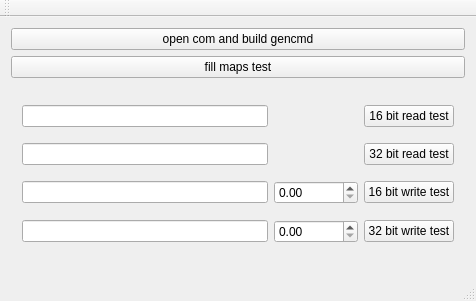
<?xml version="1.0" encoding="UTF-8"?>
<ui version="4.0">
 <class>CmdMainWindow</class>
 <widget class="QMainWindow" name="CmdMainWindow">
  <property name="geometry">
   <rect>
    <x>0</x>
    <y>0</y>
    <width>476</width>
    <height>301</height>
   </rect>
  </property>
  <property name="windowTitle">
   <string>CmdMainWindow</string>
  </property>
  <widget class="QWidget" name="centralWidget">
   <layout class="QVBoxLayout" name="verticalLayout">
    <item>
     <widget class="QPushButton" name="pushButton_open">
      <property name="text">
       <string>open com and build gencmd</string>
      </property>
     </widget>
    </item>
    <item>
     <widget class="QPushButton" name="pushButton_fillmaps">
      <property name="text">
       <string>fill maps test</string>
      </property>
     </widget>
    </item>
    <item>
     <widget class="QWidget" name="widget" native="true">
      <layout class="QGridLayout" name="gridLayout">
       <item row="0" column="2">
        <widget class="QPushButton" name="pushButton_16Read">
         <property name="text">
          <string>16 bit read test</string>
         </property>
        </widget>
       </item>
       <item row="2" column="2">
        <widget class="QPushButton" name="pushButton_16Write">
         <property name="text">
          <string>16 bit write test</string>
         </property>
        </widget>
       </item>
       <item row="0" column="0">
        <widget class="QLineEdit" name="lineEdit_16r"/>
       </item>
       <item row="2" column="0">
        <widget class="QLineEdit" name="lineEdit_16w"/>
       </item>
       <item row="3" column="0">
        <widget class="QLineEdit" name="lineEdit_32w"/>
       </item>
       <item row="1" column="0">
        <widget class="QLineEdit" name="lineEdit_32r"/>
       </item>
       <item row="1" column="2">
        <widget class="QPushButton" name="pushButton_32Read">
         <property name="text">
          <string>32 bit read test</string>
         </property>
        </widget>
       </item>
       <item row="3" column="2">
        <widget class="QPushButton" name="pushButton_32Write">
         <property name="text">
          <string>32 bit write test</string>
         </property>
        </widget>
       </item>
       <item row="2" column="1">
        <widget class="QDoubleSpinBox" name="doubleSpinBox_16w">
         <property name="maximum">
          <double>4294967296.000000000000000</double>
         </property>
        </widget>
       </item>
       <item row="3" column="1">
        <widget class="QDoubleSpinBox" name="doubleSpinBox_32w">
         <property name="maximum">
          <double>4294967296.000000000000000</double>
         </property>
        </widget>
       </item>
      </layout>
     </widget>
    </item>
   </layout>
  </widget>
  <widget class="QMenuBar" name="menuBar">
   <property name="geometry">
    <rect>
     <x>0</x>
     <y>0</y>
     <width>476</width>
     <height>23</height>
    </rect>
   </property>
  </widget>
  <widget class="QToolBar" name="mainToolBar">
   <attribute name="toolBarArea">
    <enum>TopToolBarArea</enum>
   </attribute>
   <attribute name="toolBarBreak">
    <bool>false</bool>
   </attribute>
  </widget>
  <widget class="QStatusBar" name="statusBar"/>
 </widget>
 <layoutdefault spacing="6" margin="11"/>
 <resources/>
 <connections/>
</ui>
